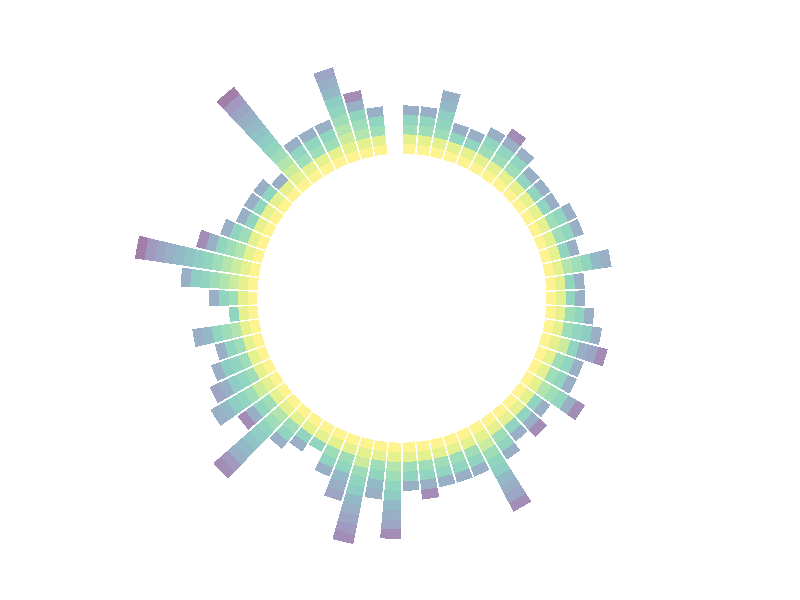
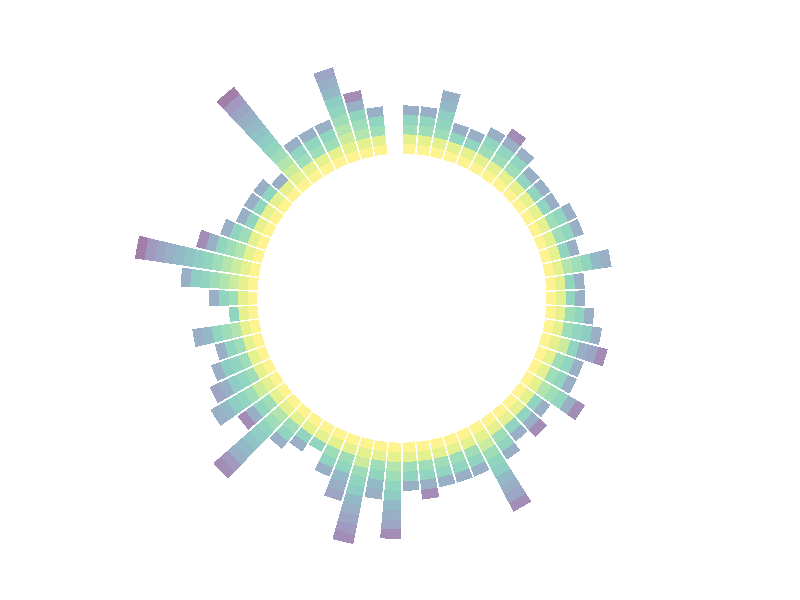

The R source for these figures, in order:
library(tidyverse)
library(viridis)

# import data
data <- read.table("Phytomni-Multiomics-for_plot.txt", header = TRUE, sep = "\t")
# omics_level <- colnames(data)[-c(1,2)]
omics_level <- rev(colnames(data)[-c(1,2)])
species_level <- data$Species
data <- data %>% gather(key = "observation", value="value", -c(1,2))
data$observation <- factor(data$observation, levels = omics_level)
data$Species <- factor(data$Species, levels = species_level)
# Add empty space at the end of each group
empty_bar <- 2
nObsType <- nlevels(as.factor(data$observation))
to_add <- data.frame( matrix(NA, empty_bar*nlevels(data$Group)*nObsType, ncol(data)) )
colnames(to_add) <- colnames(data)
to_add$Group <- rep(levels(data$Group), each=empty_bar*nObsType )
data <- rbind(data, to_add)
data <- data %>% arrange(Group, Species)
data$id <- rep( seq(1, nrow(data)/nObsType) , each=nObsType)

#Get label names and y-axis positions
label_data <- data %>% group_by(id, Species) %>% summarize(tot=sum(value))
number_of_bar <- nrow(label_data)
angle <- 90 - 360 * (label_data$id-0.5) /number_of_bar     # I substract 0.5 because the letter must have the angle of the center of the bars. Not extreme right(1) or extreme left (0)
label_data$hjust <- ifelse( angle < -90, 1, 0)
label_data$angle <- ifelse(angle < -90, angle+180, angle)

# Prepare a data frame for baseline
# base_data <- data %>%
#   group_by(Group) %>%
#   summarize(start=min(id), end=max(id) - empty_bar) %>%
#   rowwise() %>%
#   mutate(title=mean(c(start, end)))
#
# # Prepare a data frame for grid
# grid_data <- base_data
# grid_data$end <- grid_data$end[ c( nrow(grid_data), 1:nrow(grid_data)-1)] + 1
# grid_data$start <- grid_data$start - 1
# grid_data <- grid_data[-1,]

# Plot
p <- ggplot(data) +
  # Add stacked bar chart
  geom_bar(aes(x=as.factor(id), y=value, fill=observation), stat="identity", alpha=0.5) +
  scale_fill_viridis(discrete=TRUE) +

  # Add a val=100/75/50/25 lines.
  # geom_segment(data=grid_data, aes(x = end, y = 0, xend = start, yend = 0), colour = "grey", alpha=1, size=0.3 , inherit.aes = FALSE ) +
  # geom_segment(data=grid_data, aes(x = end, y = 50, xend = start, yend = 50), colour = "grey", alpha=1, size=0.3 , inherit.aes = FALSE ) +
  # geom_segment(data=grid_data, aes(x = end, y = 100, xend = start, yend = 100), colour = "grey", alpha=1, size=0.3 , inherit.aes = FALSE ) +
  # geom_segment(data=grid_data, aes(x = end, y = 150, xend = start, yend = 150), colour = "grey", alpha=1, size=0.3 , inherit.aes = FALSE ) +
  # geom_segment(data=grid_data, aes(x = end, y = 200, xend = start, yend = 200), colour = "grey", alpha=1, size=0.3 , inherit.aes = FALSE ) +
  #
  # Add text showing 100/75/50/25
  # ggplot2::annotate("text", x = rep(max(data$id),5), y = c(0, 50, 100, 150, 200), label = c("0", "50", "100", "150", "200") , color="grey", size=6 , angle=0, fontface="bold", hjust=1) +

  ylim(-15,max(label_data$tot, na.rm=T)) +
  theme_minimal() +
  theme(
    legend.position = "none",
    axis.text = element_blank(),
    axis.title = element_blank(),
    panel.grid = element_blank(),
    plot.margin = unit(rep(-1,4), "cm")
  ) +
  # coord_polar() +
  # geom_text(data=label_data, aes(x=id, y=tot, label=Species, hjust=hjust), color="black", fontface="bold",alpha=0.6, size=5, angle= label_data$angle, inherit.aes = FALSE )
  coord_polar()

# Add a label at the top of each bar
# geom_text(data=label_data, aes(x=id, y=tot+10, label=individual, hjust=hjust), color="black", fontface="bold",alpha=0.6, size=5, angle= label_data$angle, inherit.aes = FALSE ) +

# Add baseline information
# geom_segment(data=base_data, aes(x = start, y = -5, xend = end, yend = -5), colour = "black", alpha=0.8, size=0.6 , inherit.aes = FALSE )  +
# geom_text(data=base_data, aes(x = title, y = -18, label=group), hjust=c(1,1,0,0), colour = "black", alpha=0.8, size=4, fontface="bold", inherit.aes = FALSE)

p
ggsave(p, file="extended_data_fig.5c.png", width=12, height=12)
